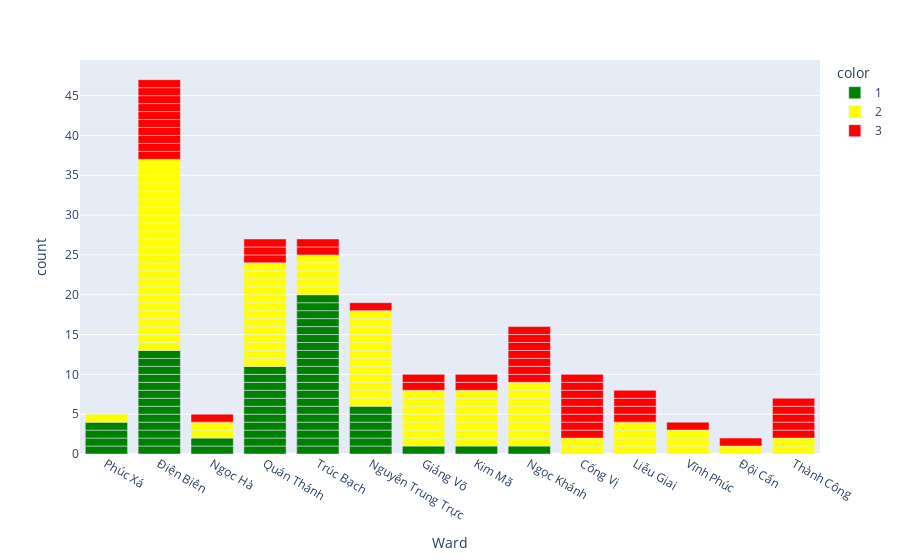

Here is the notebook cell this chart was saved with:
### Code cell
fig = px.bar(new_df, x="Ward", color=new_df["Traffic Level"].astype(str), color_discrete_map={"3": "red","1": "green","2": "yellow"})
fig.show()

### Figure 1 — Plotly figure (JSON) as saved in the notebook; plotly's stock layout.template omitted (floating-point values rounded to 4 significant figures)
{"data": [{"alignmentgroup": "True", "hovertemplate": "color=1<br>Ward=%{x}<br>count=%{y}<extra></extra>", "legendgroup": "1", "marker": {"color": "green", "pattern": {"shape": ""}}, "name": "1", "offsetgroup": "1", "orientation": "v", "showlegend": true, "textposition": "auto", "type": "bar", "x": ["Phúc Xá", "Phúc Xá", "Phúc Xá", "Điện Biên", "Điện Biên", "Điện Biên", "Điện Biên", "Ngọc Hà", "Quán Thánh", "Trúc Bạch", "Trúc Bạch", "Trúc Bạch", "Trúc Bạch", "Điện Biên", "Điện Biên", "Quán Thánh", "Quán Thánh", "Trúc Bạch", "Quán Thánh", "Quán Thánh", "Điện Biên", "Nguyễn Trung Trực", "Nguyễn Trung Trực", "Nguyễn Trung Trực", "Quán Thánh", "Điện Biên", "Quán Thánh", "Nguyễn Trung Trực", "Điện Biên", "Điện Biên", "Điện Biên", "Giảng Võ", "Trúc Bạch", "Trúc Bạch", "Trúc Bạch", "Trúc Bạch", "Điện Biên", "Trúc Bạch", "Trúc Bạch", "Trúc Bạch", "Trúc Bạch", "Trúc Bạch", "Phúc Xá", "Kim Mã", "Trúc Bạch", "Trúc Bạch", "Quán Thánh", "Quán Thánh", "Ngọc Khánh", "Trúc Bạch", "Trúc Bạch", "Ngọc Hà", "Nguyễn Trung Trực", "Quán Thánh", "Nguyễn Trung Trực", "Điện Biên", "Trúc Bạch", "Quán Thánh", "Trúc Bạch"], "xaxis": "x", "y": [1, 1, 1, 1, 1, 1, 1, 1, 1, 1, 1, 1, 1, 1, 1, 1, 1, 1, 1, 1, 1, 1, 1, 1, 1, 1, 1, 1, 1, 1, 1, 1, 1, 1, 1, 1, 1, 1, 1, 1, 1, 1, 1, 1, 1, 1, 1, 1, 1, 1, 1, 1, 1, 1, 1, 1, 1, 1, 1], "yaxis": "y"}, {"alignmentgroup": "True", "hovertemplate": "color=2<br>Ward=%{x}<br>count=%{y}<extra></extra>", "legendgroup": "2", "marker": {"color": "yellow", "pattern": {"shape": ""}}, "name": "2", "offsetgroup": "2", "orientation": "v", "showlegend": true, "textposition": "auto", "type": "bar", "x": ["Điện Biên", "Cống Vị", "Điện Biên", "Điện Biên", "Điện Biên", "Ngọc Khánh", "Ngọc Khánh", "Điện Biên", "Điện Biên", "Quán Thánh", "Quán Thánh", "Trúc Bạch", "Trúc Bạch", "Trúc Bạch", "Cống Vị", "Ngọc Khánh", "Ngọc Khánh", "Điện Biên", "Điện Biên", "Điện Biên", "Điện Biên", "Điện Biên", "Liễu Giai", "Vĩnh Phúc", "Vĩnh Phúc", "Đội Cấn", "Kim Mã", "Giảng Võ", "Giảng Võ", "Giảng Võ", "Giảng Võ", "Kim Mã", "Nguyễn Trung Trực", "Nguyễn Trung Trực", "Nguyễn Trung Trực", "Nguyễn Trung Trực", "Nguyễn Trung Trực", "Quán Thánh", "Quán Thánh", "Nguyễn Trung Trực", "Nguyễn Trung Trực", "Nguyễn Trung Trực", "Nguyễn Trung Trực", "Nguyễn Trung Trực", "Điện Biên", "Điện Biên", "Điện Biên", "Quán Thánh", "Quán Thánh", "Liễu Giai", "Ngọc Hà", "Ngọc Hà", "Vĩnh Phúc", "Nguyễn Trung Trực", "Nguyễn Trung Trực", "Quán Thánh", "Phúc Xá", "Điện Biên", "Điện Biên", "Giảng Võ", "Kim Mã", "Kim Mã", "Ngọc Khánh", "Thành Công", "Điện Biên", "Điện Biên", "Giảng Võ", "Giảng Võ", "Ngọc Khánh", "Quán Thánh", "Ngọc Khánh", "Ngọc Khánh", "Thành Công", "Kim Mã", "Điện Biên", "Trúc Bạch", "Quán Thánh", "Quán Thánh", "Quán Thánh", "Liễu Giai", "Kim Mã", "Kim Mã", "Quán Thánh", "Quán Thánh", "Trúc Bạch", "Điện Biên", "Điện Biên", "Điện Biên", "Điện Biên", "Điện Biên", "Liễu Giai"], "xaxis": "x", "y": [1, 1, 1, 1, 1, 1, 1, 1, 1, 1, 1, 1, 1, 1, 1, 1, 1, 1, 1, 1, 1, 1, 1, 1, 1, 1, 1, 1, 1, 1, 1, 1, 1, 1, 1, 1, 1, 1, 1, 1, 1, 1, 1, 1, 1, 1, 1, 1, 1, 1, 1, 1, 1, 1, 1, 1, 1, 1, 1, 1, 1, 1, 1, 1, 1, 1, 1, 1, 1, 1, 1, 1, 1, 1, 1, 1, 1, 1, 1, 1, 1, 1, 1, 1, 1, 1, 1, 1, 1, 1, 1], "yaxis": "y"}, {"alignmentgroup": "True", "hovertemplate": "color=3<br>Ward=%{x}<br>count=%{y}<extra></extra>", "legendgroup": "3", "marker": {"color": "red", "pattern": {"shape": ""}}, "name": "3", "offsetgroup": "3", "orientation": "v", "showlegend": true, "textposition": "auto", "type": "bar", "x": ["Cống Vị", "Ngọc Khánh", "Ngọc Khánh", "Vĩnh Phúc", "Điện Biên", "Điện Biên", "Trúc Bạch", "Cống Vị", "Ngọc Khánh", "Giảng Võ", "Ngọc Khánh", "Thành Công", "Thành Công", "Điện Biên", "Điện Biên", "Điện Biên", "Điện Biên", "Cống Vị", "Cống Vị", "Đội Cấn", "Liễu Giai", "Liễu Giai", "Liễu Giai", "Kim Mã", "Quán Thánh", "Quán Thánh", "Nguyễn Trung Trực", "Ngọc Hà", "Quán Thánh", "Điện Biên", "Điện Biên", "Thành Công", "Thành Công", "Thành Công", "Giảng Võ", "Kim Mã", "Ngọc Khánh", "Cống Vị", "Cống Vị", "Điện Biên", "Điện Biên", "Liễu Giai", "Cống Vị", "Ngọc Khánh", "Ngọc Khánh", "Cống Vị", "Trúc Bạch"], "xaxis": "x", "y": [1, 1, 1, 1, 1, 1, 1, 1, 1, 1, 1, 1, 1, 1, 1, 1, 1, 1, 1, 1, 1, 1, 1, 1, 1, 1, 1, 1, 1, 1, 1, 1, 1, 1, 1, 1, 1, 1, 1, 1, 1, 1, 1, 1, 1, 1, 1], "yaxis": "y"}], "layout": {"barmode": "relative", "legend": {"title": {"text": "color"}, "tracegroupgap": 0}, "margin": {"t": 60}, "xaxis": {"anchor": "y", "domain": [0, 1], "title": {"text": "Ward"}}, "yaxis": {"anchor": "x", "domain": [0, 1], "title": {"text": "count"}}}}
